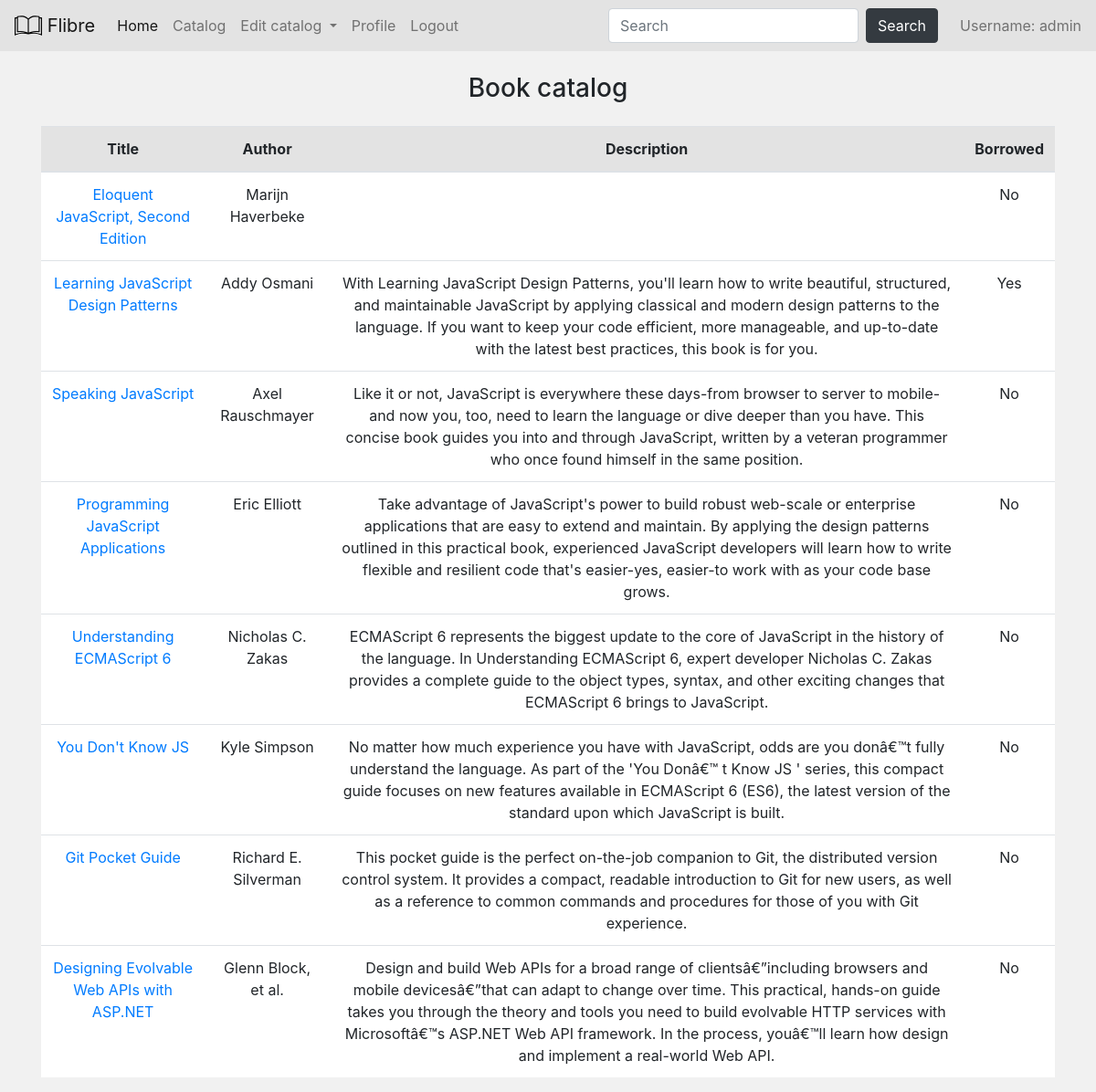
Screenshot of /catalog/books (signed in) with the database file from the repository.
### db_models.py (models this page shows, shortened)
class User(Base):
    __tablename__ = 'users'
    id = Column(Integer, primary_key=True)
    username = Column(String(50))
    email = Column(String(255))
    password = Column(String(255))
    permission_lvl = Column(Integer)
    book_limit = Column(Integer)
    book_ref = relationship('Book', back_populates='user_ref')

class Book(Base):
    __tablename__ = 'books'
    id = Column(Integer, primary_key=True)
    author = Column(String(255))
    description = Column(String(1000))
    isbn = Column(Integer)
    pages = Column(Integer)
    published = Column(String(10))
    publisher = Column(String(255))
    subtitle = Column(String(255))
    title = Column(String(255))
    website = Column(String(255))
    user_id = Column(Integer, ForeignKey('users.id'))
    user_ref = relationship('User', back_populates='book_ref')

### routes.py (the view)
@app.route('/catalog/books')
def books():
    db_session = get_session()
    all_books = db_session.query(Book).all()
    context = get_default_context()
    context['books'] = all_books
    return render_template('catalog.html', **context)

### routes.py (called while the page is built)
def get_session(echo=False):
    engine = create_engine('sqlite:///db/database.db', echo=echo)
    db_session = sessionmaker(bind=engine)
    return db_session()

def get_default_context():
    permission_lvl = get_user_auth_lvl()
    context = {'permission_lvl': permission_lvl,
               'user_id': session.get('user_id'),
               'username': session.get('username')}
    return context

def get_user_auth_lvl():
    if not session.get('user_id'):
        return 3
    db_session = get_session()
    user_data = db_session.query(User.permission_lvl) \
                .filter(User.username == session.get('username')) \
                .one()
    return user_data.permission_lvl

### templates/catalog.html (shortened to what this page needs)
{% extends 'layout.html' %}
{% block content %}
<h3 class="mb-4 text-center">Book catalog</h3>
<table class="table text-center">
  <thead class="x-thead-dark">
  <tr>
    <th scope="col">Title</th>
    <th scope="col">Author</th>
    <th scope="col">Description</th>
    <th scope="col">Borrowed</th>
  </tr>
  </thead>
  {% for book in books %}
  <tr>
    <td scope="row"><a href="/catalog/books/{{ book['id'] }}">{{ book['title'] }}</a></td>
    <td scope="row">{{ book['author'] }}</td>
    <td scope="row">{{ book['description'] }}</td>
    {% if book['user_id'] != None %}
    <td scope="row">Yes</td>
    {% else %}
    <td scope="row">No</td>
    {% endif %}
  </tr>
  {% endfor %}
</table>
{% endblock %}

### templates/layout.html (shortened to what this page needs)
<!doctype html>
<html lang="en">
<head>
  <link rel="stylesheet" href="https://stackpath.bootstrapcdn.com/bootstrap/4.5.0/css/bootstrap.min.css"
>
  <link href="/static/style.css" rel="stylesheet">
</head>
<body id="bootstrap-overrides">
<nav class="navbar navbar-expand-lg navbar-light bg-navbar mb-4">
  <a class="navbar-brand" href="/">
    <img src="/static/book_logo.svg" width="30" height="30" class="d-inline-block align-top" alt="" loading="lazy">
    Flibre
  </a>
  <div class="collapse navbar-collapse" id="navbarSupportedContent">
    <ul class="navbar-nav mr-auto">
      <li class="nav-item active">
        <a class="nav-link" href="/">Home</a>
      </li>
      <li class="nav-item">
        <a class="nav-link" href="/catalog/books">Catalog</a>
      </li>
      {% if permission_lvl == 1 %}
      <li class="nav-item dropdown">
        <a class="nav-link dropdown-toggle" href="/catalog/books" id="navbarDropdown" role="button"
           data-toggle="dropdown" aria-haspopup="true" aria-expanded="false">
          Edit catalog
        </a>
      </li>
      {% endif %}
      {% if username %}
      <li class="nav-item">
        <a class="nav-link" href="/user/{{ username }}">Profile</a>
      </li>
      <li class="nav-item">
        <a class="nav-link" href="/logout">Logout</a>
      </li>
      {% endif %}
    </ul>
    <form class="form-inline my-2 my-lg-0" action="/search_results" method="GET">
      <input class="form-control mr-sm-2" type="search" name="query" placeholder="Search" aria-label="Search">
      <button class="btn btn-dark mr-4 my-2 my-sm-0" type="submit">Search</button>
    </form>
    {% if username %}
    <span class="navbar-text">
      Username: {{ username }}
    </span>
    {% endif %}
  </div>
</nav>
<div class="container">
  {% block content %}
  {% endblock %}
</div>
</body>
</html>

### static/style.css (style rules this page uses)
body { background-color: #f1f1f1; }
.bg-navbar { background-color: #e3e3e3; }
.table .x-thead-dark th { background-color:#e3e3e3; }
.table tr { background-color:#fff; }

### rows the page displays
User: username "admin"
Book: title "Eloquent JavaScript, Second Edition", author "Marijn Haverbeke", shows "No"
Book: title "Learning JavaScript Design Patterns", author "Addy Osmani", description "With Learning JavaScript Design Patterns, you'll learn how to write beautiful, structured, and maintainable JavaScript by applying classical and modern design patterns to the language. If you want to keep your code efficient, more manageable, and up-to-date with the latest best practices, this book is for you.", shows "Yes"
Book: title "Speaking JavaScript", author "Axel Rauschmayer", description "Like it or not, JavaScript is everywhere these days-from browser to server to mobile-and now you, too, need to learn the language or dive deeper than you have. This concise book guides you into and through JavaScript, written by a veteran programmer who once found himself in the same position.", shows "No"
Book: title "Programming JavaScript Applications", author "Eric Elliott", description "Take advantage of JavaScript's power to build robust web-scale or enterprise applications that are easy to extend and maintain. By applying the design patterns outlined in this practical book, experienced JavaScript developers will learn how to write flexible and resilient code that's easier-yes, easier-to work with as your code base grows.", shows "No"
Book: title "Understanding ECMAScript 6", author "Nicholas C. Zakas", description "ECMAScript 6 represents the biggest update to the core of JavaScript in the history of the language. In Understanding ECMAScript 6, expert developer Nicholas C. Zakas provides a complete guide to the object types, syntax, and other exciting changes that ECMAScript 6 brings to JavaScript.", shows "No"
Book: title "You Don't Know JS", author "Kyle Simpson", description "No matter how much experience you have with JavaScript, odds are you donâ€™t fully understand the language. As part of the 'You Donâ€™ t Know JS ' series, this compact guide focuses on new features available in ECMAScript 6 (ES6), the latest version of the standard upon which JavaScript is built."
Book: title "Git Pocket Guide", author "Richard E. Silverman", description "This pocket guide is the perfect on-the-job companion to Git, the distributed version control system. It provides a compact, readable introduction to Git for new users, as well as a reference to common commands and procedures for those of you with Git experience.", shows "No"
Book: title "Designing Evolvable Web APIs with ASP.NET", author "Glenn Block, et al.", description "Design and build Web APIs for a broad range of clientsâ€”including browsers and mobile devicesâ€”that can adapt to change over time. This practical, hands-on guide takes you through the theory and tools you need to build evolvable HTTP services with Microsoftâ€™s ASP.NET Web API framework. In the process, youâ€™ll learn how design and implement a real-world Web API.", shows "No"
